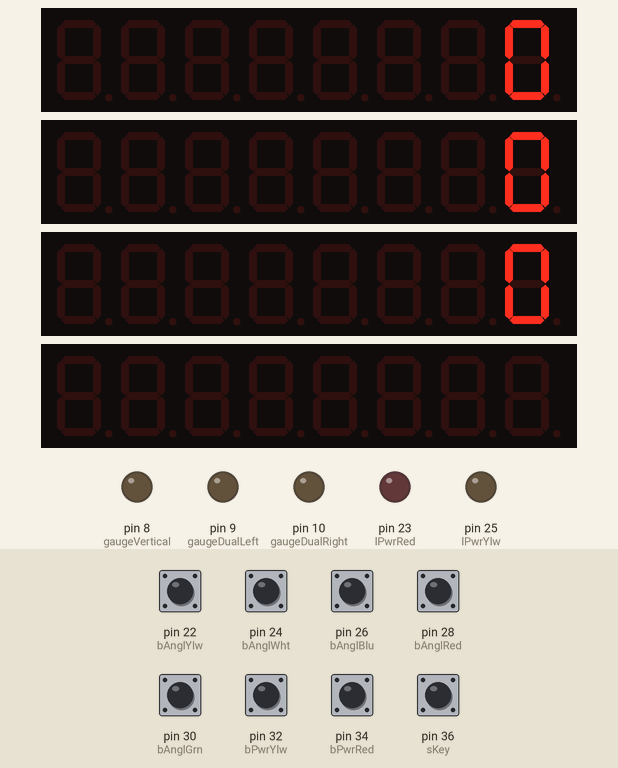
This sketch was run on a simulated Arduino Mega 2560, built with avr-gcc and run on an emulated ATmega2560. Shown: 4 × 8-digit seven-segment display, output pins drawn as LEDs (lit = HIGH). Inputs (shaded band) come from the test bench; at power-on: pin 22 (bAnglYlw), pin 24 (bAnglWht), pin 26 (bAnglBlu), pin 28 (bAnglRed), pin 30 (bAnglGrn), pin 32 (bPwrYlw), pin 34 (bPwrRed), pin 36 (sKey) HIGH. What the sketch prints to the serial monitor is not drawn.

Above: at 0.1 s.
At 1.2 s:
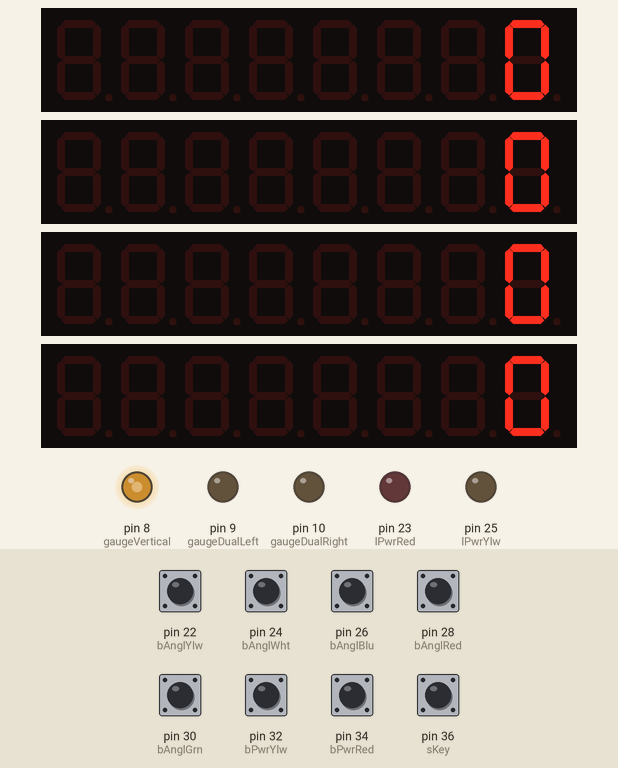
1.3 s: pin 36 (sKey) pulled LOW for 1 s
At 2.2 s:
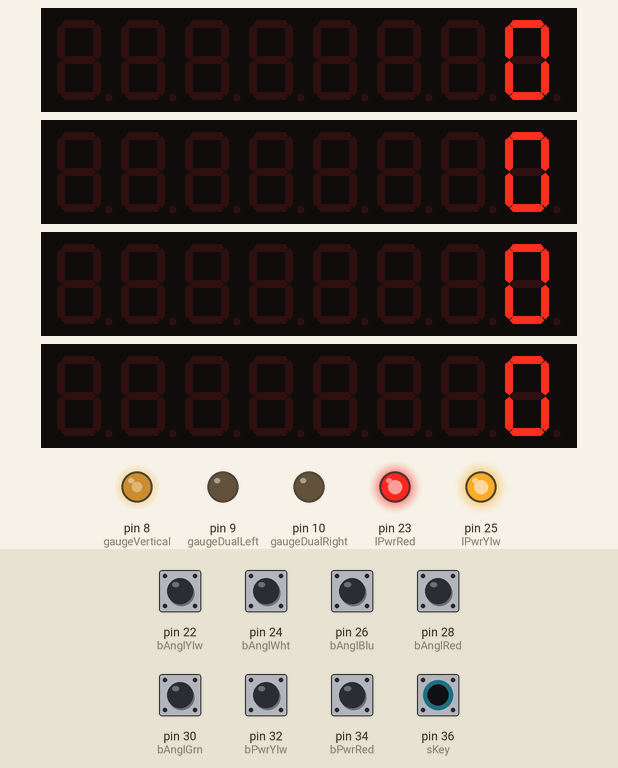
Timing chart, 0 to 4.3 s (numbered marks = the images above; inputs shaded):
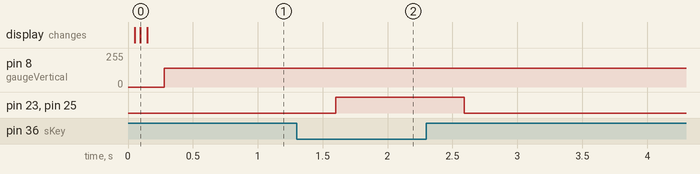

Measured:
- after the input at 1.3 s, pin 23 (lPwrRed), pin 25 (lPwrYlw): LOW → HIGH after 0.30 s, → LOW 0.99 s later

The sketch:

RocketPanelCombined.ino
```cpp
//This program sets an analog meter to various levels.

#include "LedControl.h"
unsigned long st = 0; //set up the cycle time record
unsigned long dt = 0; //Loop end time
unsigned long sleep_marker = 0;


// wire 08 goes to vertical gauge
// wire 09 goes to left dual gauge
// wire 10 goes to right dual gauge
// wire 11 goes to 7brown CLK
// wire 12 goes to 7green Data IN
// wire 13 goes to 7blue LOAD
#define gaugeVertical 8
#define gaugeDualLeft 9
#define gaugeDualRight 10
// the 7 segment displays are handled differently
// (DataIN, Clock, LOAD, number of displays)
LedControl lc=LedControl(12,11,13,5);

# define bPwrRed 34 //Correct
# define bPwrYlw 32 //Correct
# define bAnglGrn 30 //correct
# define bAnglYlw 22 //Correct
# define bAnglRed 28 //Correct
# define bAnglWht 24 //Correct
# define bAnglBlu 26 //Correct
# define sKey 36 //Correct
# define lPwrRed 23
# define lPwrYlw 25

//Declare global variables
// MET(seconds), ASL, Apoapsis, Periapsis, Vertical Speed, Horizontal Speed
byte memA[]  = {0, 0, 0, 0, 0, 0, 0, 48, 0, 0, 0, 0, 0, 0, 0, 48, 0, 0,
  0, 0, 0, 0, 0, 48, 0, 0, 0, 0, 0, 0, 0, 48, 0, 0, 0, 0, 0, 0, 0, 48,
  128, 0, 0, 0, 0, 0, 0, 48, 0, 0};

//Memory for button presses
boolean memB[11];

void setup (){
 Serial.begin(9600);

 pinMode(gaugeVertical, OUTPUT);
 pinMode(gaugeDualLeft, OUTPUT);
 pinMode(gaugeDualRight, OUTPUT);
 pinMode(bPwrRed, INPUT);
 pinMode(bPwrYlw, INPUT);
 pinMode(bAnglGrn, INPUT);
 pinMode(bAnglYlw, INPUT);
 pinMode(bAnglRed, INPUT);
 pinMode(bAnglWht, INPUT);
 pinMode(bAnglBlu, INPUT);
 pinMode(sKey, INPUT);
 pinMode(lPwrRed, OUTPUT);
 pinMode(lPwrYlw, OUTPUT);

 digitalWrite(bPwrRed, HIGH);
 digitalWrite(bPwrYlw, HIGH);
 digitalWrite(bAnglGrn, HIGH);
 digitalWrite(bAnglYlw, HIGH);
 digitalWrite(bAnglRed, HIGH);
 digitalWrite(bAnglWht, HIGH);
 digitalWrite(bAnglBlu, HIGH);
 digitalWrite(sKey, HIGH);


// disable sleep mode for the 7segment displays
  lc.shutdown(0,false);
  lc.shutdown(1,false);
  lc.shutdown(2,false);
  lc.shutdown(3,false);
  lc.shutdown(4,false);
// set the 7seg brightness to between 0 and 15 */
  int sevbright = 5;
    // Set brightness for all 7 segment displays.
    // 5 is nice for direct viewing
    // 15 can be read through a sheet of paper
  lc.setIntensity(0,sevbright);
  lc.setIntensity(1,sevbright);
  lc.setIntensity(2,sevbright);
  lc.setIntensity(3,sevbright);
  lc.setIntensity(4,sevbright);
// clear the 7seg displays
  lc.clearDisplay(0);
  lc.clearDisplay(1);
  lc.clearDisplay(2);
  lc.clearDisplay(3);
  lc.clearDisplay(4);

  /*for(int n=0; n<10; n++) {
    Serial.println(memA[n]);
  } */
}


void updateSerial (){
   int count = 0;
   byte buffer;
   if (Serial.available() > 47){
   while (Serial.available() > 0) {
    buffer = Serial.read();
    if (buffer == byte(13)) {
      buffer = 0;
      break;
      }
    else if (count > 48) {
      buffer = 0;
      break;
      }
    else {
      memA[count] = buffer;
    }
    count++;
    }
   }

}


void writeAnalog(){
  //Configure Rate of Climb for the Vertical Gauge I have
  byte gVByte = (memA[40] * (182/255))  + 140;
  //Configure LiquidFuel for the Weird Gauge I have
  byte gDLByte = memA[41]*10/255;
  //Configure Oxidizer for the Weird Gauge I have
  byte gDRByte = memA[42]*10/255;

      // Write the values to the display
      analogWrite(gaugeVertical, gVByte);
    /* Using a 180 ohm resistor to set 2.5v to around neutral
      50=bottom, 140=mid, 232=top; range=182steps

      Using the resistor helps, but there is still too much
      voltage sag (and change) as the various displays and
      LEDs turn on and off, causing the refV to fluctuate
      and the gauges to loose accuracy. This is a hardware problem.
    */
      analogWrite(gaugeDualLeft, gDLByte);
      analogWrite(gaugeDualRight, gDRByte);
}


void write7seg(){
  /* Move the stuff in memA to the appropriate
  location based on the first byte, if it makes sense.
  I don't yet know how to modify strings as arguments
  so for the mean time I'm using if/else
  */
  int n = 39;
  int led7 = 0;
  int digit7 = 0;
  boolean decPoint;
  while (n >= 0) {
   digit7 = 0 - (n % 8) + 7;

   if (n < 8) {
     led7 = 0; }
   else if (n > 7 && n < 16) {
     led7 = 1; }
   else if (n > 15 && n < 24) {
     led7 = 2; }
   else if (n > 23 && n < 32) {
     led7 = 3; }
   else if (n > 31 && n < 40) {
     led7 = 4; }
   else {
   }

   if (memA[n] >= 48 && memA[n] < 58) {
     //handle decimal points
     if (memA[(n / 8 * 8)] == ((n % 8) + 97) ||
           memA[(n / 8 * 8)] == ((n % 8) + 105)) {
       decPoint = true; }
     else {
       decPoint = false;}
     lc.setDigit(led7,digit7,(memA[n]-48),decPoint);
   }

   //handle minus signs
   else if (memA[n] == (45)) {
     lc.setChar(led7, digit7, '-', false);
   }

   else if (memA[n] == (97)) { //Display zero w/ decimal point
     lc.setDigit(led7,digit7,0,true);
   }

   else if (memA[n] == (105)) { //Display '-' w/ decimal point
     lc.setChar(led7, digit7, '-', true);
   }

   else if (memA[n] >= 106 && memA[n] <= 112)  {
     lc.setChar(led7, digit7, '-', false);
   }
   else { //Set the all segments of the digit blank
     lc.setLed(led7, digit7, 0, false);
     lc.setLed(led7, digit7, 1, false);
     lc.setLed(led7, digit7, 2, false);
     lc.setLed(led7, digit7, 3, false);
     lc.setLed(led7, digit7, 4, false);
     lc.setLed(led7, digit7, 5, false);
     lc.setLed(led7, digit7, 6, false);
     lc.setLed(led7, digit7, 7, false);
   }

   n--;
  }
}
void chk_buttons() {
  memB[0] = digitalRead(bPwrRed);
  memB[1] = digitalRead(bPwrYlw);
  memB[2] = digitalRead(bAnglGrn);
  memB[3] = digitalRead(bAnglYlw);
  memB[4] = digitalRead(bAnglRed);
  memB[5] = digitalRead(bAnglWht);
  memB[6] = digitalRead(bAnglBlu);
  memB[7] = 1 - digitalRead(sKey);
}


void buttonLEDs() {
  if (memB[7] == 1) {
    digitalWrite(lPwrRed, HIGH);
    digitalWrite(lPwrYlw, HIGH);
  }
  else {
    digitalWrite(lPwrRed, LOW);
    digitalWrite(lPwrYlw, LOW);
  }
}


void sendMemB() {
  Serial.print("[");
  for(int n=0; n<12; n++) {
    Serial.print((memB[n]));
  }
  Serial.print("]");
}


//////////////////////////////////////////////////////////////////////////////////
void loop (){
st = millis();
 updateSerial();
 chk_buttons();
 buttonLEDs();
 sendMemB();

if (sleep_marker > 200) {
  write7seg();
  writeAnalog();
  sleep_marker = 0;
  //Serial.println( (char*)(memA)); //For debugging, print current buffer
  }


//Serial.println(dt);
//delay(100);
dt = st - millis();

/*if (sleep_marker > 150) {
  Serial.print(round((int)dt));
  Serial.write("\n");
  sleep_marker = 0;
 } */

sleep_marker += dt;
}
```
